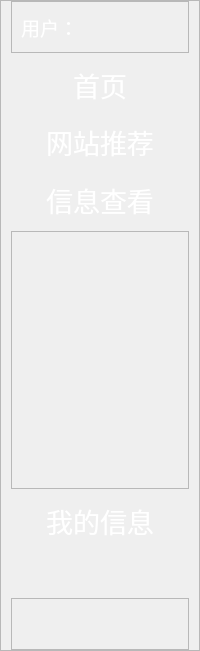
         <widget class="QFrame" name="frame_6">
          <property name="sizePolicy">
           <sizepolicy hsizetype="Preferred" vsizetype="Preferred">
            <horstretch>0</horstretch>
            <verstretch>0</verstretch>
           </sizepolicy>
          </property>
          <property name="minimumSize">
           <size>
            <width>181</width>
            <height>651</height>
           </size>
          </property>
          <property name="font">
           <font>
            <family>Arial Unicode MS</family>
           </font>
          </property>
          <property name="styleSheet">
           <string notr="true">#frame_6{
	background-color:rgb(0, 0, 0);
	border:none;
	border-bottom-left-radius:20px;
}

QPushButton{
	border:none;
	color:rgb(255, 255, 255);
	background-color:none;
}

QPushButton:hover{
	color:rgb(0, 0, 0);
	background-color:rgb(255, 255, 255);
}

QPushButton:pressed{
	padding-top: 3px;
	padding-left: 3px;
}

#pushButton_exit:hover{
	color:none;
	background-color:none;
	padding-top: 3px;
	padding-left: 3px;
}
</string>
          </property>
          <property name="frameShape">
           <enum>QFrame::StyledPanel</enum>
          </property>
          <property name="frameShadow">
           <enum>QFrame::Raised</enum>
          </property>
          <layout class="QVBoxLayout" name="verticalLayout_2">
           <property name="leftMargin">
            <number>10</number>
           </property>
           <property name="topMargin">
            <number>0</number>
           </property>
           <property name="rightMargin">
            <number>10</number>
           </property>
           <property name="bottomMargin">
            <number>0</number>
           </property>
           <item>
            <widget class="QFrame" name="frame_8">
             <property name="sizePolicy">
              <sizepolicy hsizetype="Preferred" vsizetype="Expanding">
               <horstretch>0</horstretch>
               <verstretch>1</verstretch>
              </sizepolicy>
             </property>
             <property name="frameShape">
              <enum>QFrame::StyledPanel</enum>
             </property>
             <property name="frameShadow">
              <enum>QFrame::Raised</enum>
             </property>
             <layout class="QHBoxLayout" name="horizontalLayout_5">
              <item>
               <widget class="QLabel" name="label_current_user">
                <property name="font">
                 <font>
                  <family>华文新魏</family>
                  <pointsize>14</pointsize>
                 </font>
                </property>
                <property name="styleSheet">
                 <string notr="true">color:rgb(255, 255, 255)</string>
                </property>
                <property name="text">
                 <string>用户：</string>
                </property>
                <property name="alignment">
                 <set>Qt::AlignLeading|Qt::AlignLeft|Qt::AlignVCenter</set>
                </property>
               </widget>
              </item>
             </layout>
            </widget>
           </item>
           <item>
            <widget class="QPushButton" name="pushButton_firstpage">
             <property name="sizePolicy">
              <sizepolicy hsizetype="Minimum" vsizetype="Expanding">
               <horstretch>0</horstretch>
               <verstretch>1</verstretch>
              </sizepolicy>
             </property>
             <property name="minimumSize">
              <size>
               <width>0</width>
               <height>40</height>
              </size>
             </property>
             <property name="font">
              <font>
               <family>华文新魏</family>
               <pointsize>20</pointsize>
              </font>
             </property>
             <property name="text">
              <string>首页</string>
             </property>
            </widget>
           </item>
           <item>
            <widget class="QPushButton" name="pushButton_web">
             <property name="sizePolicy">
              <sizepolicy hsizetype="Minimum" vsizetype="Expanding">
               <horstretch>0</horstretch>
               <verstretch>1</verstretch>
              </sizepolicy>
             </property>
             <property name="minimumSize">
              <size>
               <width>0</width>
               <height>40</height>
              </size>
             </property>
             <property name="font">
              <font>
               <family>华文新魏</family>
               <pointsize>20</pointsize>
              </font>
             </property>
             <property name="text">
              <string>网站推荐</string>
             </property>
            </widget>
           </item>
           <item>
            <widget class="QPushButton" name="pushButton_seedata">
             <property name="sizePolicy">
              <sizepolicy hsizetype="Minimum" vsizetype="Expanding">
               <horstretch>0</horstretch>
               <verstretch>1</verstretch>
              </sizepolicy>
             </property>
             <property name="minimumSize">
              <size>
               <width>0</width>
               <height>40</height>
              </size>
             </property>
             <property name="font">
              <font>
               <family>华文新魏</family>
               <pointsize>20</pointsize>
              </font>
             </property>
             <property name="text">
              <string>信息查看</string>
             </property>
            </widget>
           </item>
           <item>
            <widget class="QFrame" name="frame_7">
             <property name="sizePolicy">
              <sizepolicy hsizetype="Preferred" vsizetype="Expanding">
               <horstretch>0</horstretch>
               <verstretch>5</verstretch>
              </sizepolicy>
             </property>
             <property name="frameShape">
              <enum>QFrame::StyledPanel</enum>
             </property>
             <property name="frameShadow">
              <enum>QFrame::Raised</enum>
             </property>
            </widget>
           </item>
           <item>
            <widget class="QPushButton" name="pushButton_myinfo">
             <property name="sizePolicy">
              <sizepolicy hsizetype="Minimum" vsizetype="Expanding">
               <horstretch>0</horstretch>
               <verstretch>1</verstretch>
              </sizepolicy>
             </property>
             <property name="minimumSize">
              <size>
               <width>0</width>
               <height>40</height>
              </size>
             </property>
             <property name="font">
              <font>
               <family>华文新魏</family>
               <pointsize>20</pointsize>
              </font>
             </property>
             <property name="text">
              <string>我的信息</string>
             </property>
            </widget>
           </item>
           <item>
            <widget class="QPushButton" name="pushButton_logout">
             <property name="sizePolicy">
              <sizepolicy hsizetype="Minimum" vsizetype="Fixed">
               <horstretch>0</horstretch>
               <verstretch>1</verstretch>
              </sizepolicy>
             </property>
             <property name="minimumSize">
              <size>
               <width>0</width>
               <height>40</height>
              </size>
             </property>
             <property name="text">
              <string/>
             </property>
             <property name="icon">
              <iconset resource="resource_main.qrc">
               <normaloff>:/pattern/image/exit.png</normaloff>:/pattern/image/exit.png</iconset>
             </property>
             <property name="iconSize">
              <size>
               <width>35</width>
               <height>35</height>
              </size>
             </property>
            </widget>
           </item>
           <item>
            <widget class="QFrame" name="frame_9">
             <property name="sizePolicy">
              <sizepolicy hsizetype="Preferred" vsizetype="Expanding">
               <horstretch>0</horstretch>
               <verstretch>1</verstretch>
              </sizepolicy>
             </property>
             <property name="frameShape">
              <enum>QFrame::StyledPanel</enum>
             </property>
             <property name="frameShadow">
              <enum>QFrame::Raised</enum>
             </property>
            </widget>
           </item>
          </layout>
         </widget>
